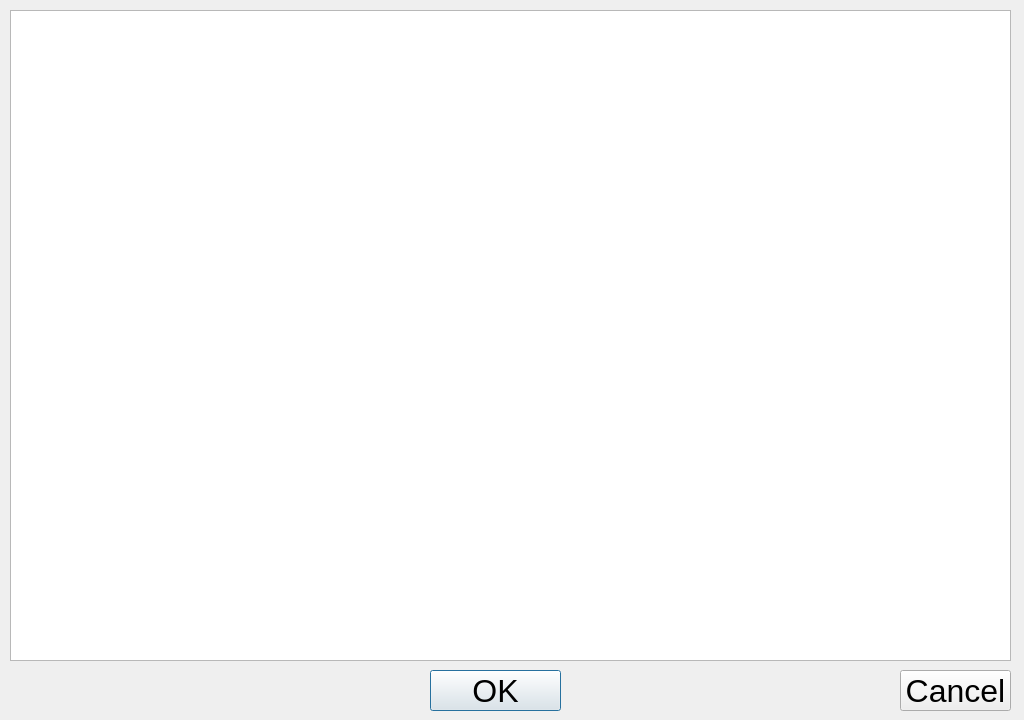
<?xml version="1.0" encoding="UTF-8"?>
<ui version="4.0">
 <class>DialogEditJson</class>
 <widget class="QDialog" name="DialogEditJson">
  <property name="geometry">
   <rect>
    <x>0</x>
    <y>0</y>
    <width>1024</width>
    <height>720</height>
   </rect>
  </property>
  <property name="font">
   <font>
    <family>Tahoma</family>
    <pointsize>12</pointsize>
   </font>
  </property>
  <property name="windowTitle">
   <string>Dialog</string>
  </property>
  <widget class="QPlainTextEdit" name="txtJson">
   <property name="geometry">
    <rect>
     <x>10</x>
     <y>10</y>
     <width>1001</width>
     <height>651</height>
    </rect>
   </property>
   <property name="horizontalScrollBarPolicy">
    <enum>Qt::ScrollBarAsNeeded</enum>
   </property>
  </widget>
  <widget class="QPushButton" name="btnOK">
   <property name="geometry">
    <rect>
     <x>430</x>
     <y>670</y>
     <width>131</width>
     <height>41</height>
    </rect>
   </property>
   <property name="font">
    <font>
     <pointsize>24</pointsize>
    </font>
   </property>
   <property name="text">
    <string>OK</string>
   </property>
  </widget>
  <widget class="QPushButton" name="btnCancel">
   <property name="geometry">
    <rect>
     <x>900</x>
     <y>670</y>
     <width>111</width>
     <height>41</height>
    </rect>
   </property>
   <property name="font">
    <font>
     <pointsize>24</pointsize>
    </font>
   </property>
   <property name="text">
    <string>Cancel</string>
   </property>
  </widget>
 </widget>
 <resources/>
 <connections/>
</ui>
